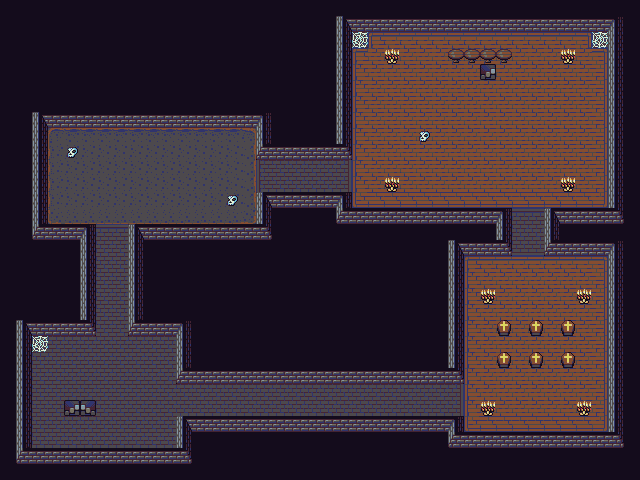

The image is a tile-based game level rendered from a .tmx file. Its description and source (layers, tilesets, objects; grid data summarised) follow:
An orthogonal 40x30 tile map with 16x16 px tiles, 8 tile layers (ground, water, detail, walls, ...), 12 tilesets and 14 objects (8x light, 2x exit, 2x chest, encounter, spawn).

<map version="1.10" tiledversion="1.10.2" orientation="orthogonal" renderorder="right-down" width="40" height="30" tilewidth="16" tileheight="16" infinite="0" nextlayerid="10" nextobjectid="15">
 <properties>
  <property name="ambience" value="amb.plain" />
  <property name="backdrop" value="dungeon" />
  <property name="darkness" type="float" value="0.85" />
  <property name="dungeon" type="bool" value="true" />
  <property name="encounter_rate" type="int" value="200" />
  <property name="encounters" value="plague_rat 2, grave_robber 1" />
  <property name="lantern" type="float" value="4.5" />
  <property name="music" value="music.rpg_warrens" />
  <property name="name" value="The Warrens, deeper" />
  <property name="region" type="int" value="1" />
 </properties>
 <tileset firstgid="1" source="dl_floor.tsx" />
 <tileset firstgid="820" source="dl_wall.tsx" />
 <tileset firstgid="1840" source="dl_tree.tsx" />
 <tileset firstgid="2272" source="dl_pit.tsx" />
 <tileset firstgid="2528" source="dl_decor.tsx" />
 <tileset firstgid="2704" source="dl_door.tsx" />
 <tileset firstgid="2752" source="dl_tile.tsx" />
 <tileset firstgid="2784" source="dl_ground.tsx" />
 <tileset firstgid="2840" source="dl_fence.tsx" />
 <tileset firstgid="2936" source="dl_effect.tsx" />
 <tileset firstgid="3144" source="dl_humanoid.tsx" />
 <tileset firstgid="3360" source="dl_reptile.tsx" />
 <layer id="1" name="ground" width="40" height="30">
  <data>[1200 cells, 1200 non-empty, 25 distinct tile ids]</data>
 </layer>
 <layer id="2" name="water" width="40" height="30">
  <properties>
   <property name="collision" type="bool" value="true" />
  </properties>
  <data>[1200 cells, 0 non-empty, 0 distinct tile ids]</data>
 </layer>
 <layer id="3" name="detail" width="40" height="30">
  <data>[1200 cells, 6 non-empty, 3 distinct tile ids]</data>
 </layer>
 <layer id="4" name="walls" width="40" height="30">
  <properties>
   <property name="collision" type="bool" value="true" />
  </properties>
  <data>[1200 cells, 716 non-empty, 7 distinct tile ids]</data>
 </layer>
 <layer id="5" name="doors" width="40" height="30">
  <data>[1200 cells, 0 non-empty, 0 distinct tile ids]</data>
 </layer>
 <layer id="6" name="props" width="40" height="30">
  <properties>
   <property name="collision" type="bool" value="true" />
  </properties>
  <data>[1200 cells, 18 non-empty, 3 distinct tile ids]</data>
 </layer>
 <layer id="7" name="people" width="40" height="30">
  <properties>
   <property name="collision" type="bool" value="true" />
  </properties>
  <data>[1200 cells, 0 non-empty, 0 distinct tile ids]</data>
 </layer>
 <layer id="8" name="above" width="40" height="30">
  <data>[1200 cells, 3 non-empty, 1 distinct tile ids]</data>
 </layer>
 <objectgroup id="9" name="objects">
  <object id="12" name="" class="exit" x="480" y="64" width="16" height="16">
   <properties>
    <property name="map" value="lantern_hollow" />
    <property name="spawn" value="from_outskirts" />
   </properties>
  </object>
  <object id="1" name="" class="encounter" x="464" y="96" width="16" height="16">
   <properties>
    <property name="encounter" value="boss" />
    <property name="kind" value="grave_priest" />
   </properties>
  </object>
  <object id="2" name="stairs_top" class="spawn" x="64" y="368" width="16" height="16" />
  <object id="3" name="" class="exit" x="64" y="400" width="32" height="16">
   <properties>
    <property name="map" value="warrens_1" />
    <property name="spawn" value="stairs_down" />
   </properties>
  </object>
  <object id="13" name="" class="chest" x="368" y="32" width="16" height="16">
   <properties>
    <property name="id" value="priest_hoard" />
   </properties>
  </object>
  <object id="14" name="" class="chest" x="224" y="144" width="16" height="16">
   <properties>
    <property name="id" value="cave_cache" />
   </properties>
  </object>
  <object id="4" name="" class="light" x="384" y="48" width="16" height="16">
   <properties>
    <property name="flicker" type="bool" value="true" />
    <property name="radius" type="float" value="2.5" />
    <property name="strength" type="float" value="0.7" />
   </properties>
  </object>
  <object id="5" name="" class="light" x="560" y="48" width="16" height="16">
   <properties>
    <property name="flicker" type="bool" value="true" />
    <property name="radius" type="float" value="2.5" />
    <property name="strength" type="float" value="0.7" />
   </properties>
  </object>
  <object id="6" name="" class="light" x="384" y="176" width="16" height="16">
   <properties>
    <property name="flicker" type="bool" value="true" />
    <property name="radius" type="float" value="2.5" />
    <property name="strength" type="float" value="0.7" />
   </properties>
  </object>
  <object id="7" name="" class="light" x="560" y="176" width="16" height="16">
   <properties>
    <property name="flicker" type="bool" value="true" />
    <property name="radius" type="float" value="2.5" />
    <property name="strength" type="float" value="0.7" />
   </properties>
  </object>
  <object id="8" name="" class="light" x="480" y="288" width="16" height="16">
   <properties>
    <property name="flicker" type="bool" value="true" />
    <property name="radius" type="float" value="2.5" />
    <property name="strength" type="float" value="0.7" />
   </properties>
  </object>
  <object id="9" name="" class="light" x="576" y="288" width="16" height="16">
   <properties>
    <property name="flicker" type="bool" value="true" />
    <property name="radius" type="float" value="2.5" />
    <property name="strength" type="float" value="0.7" />
   </properties>
  </object>
  <object id="10" name="" class="light" x="480" y="400" width="16" height="16">
   <properties>
    <property name="flicker" type="bool" value="true" />
    <property name="radius" type="float" value="2.5" />
    <property name="strength" type="float" value="0.7" />
   </properties>
  </object>
  <object id="11" name="" class="light" x="576" y="400" width="16" height="16">
   <properties>
    <property name="flicker" type="bool" value="true" />
    <property name="radius" type="float" value="2.5" />
    <property name="strength" type="float" value="0.7" />
   </properties>
  </object>
 </objectgroup>
</map>
